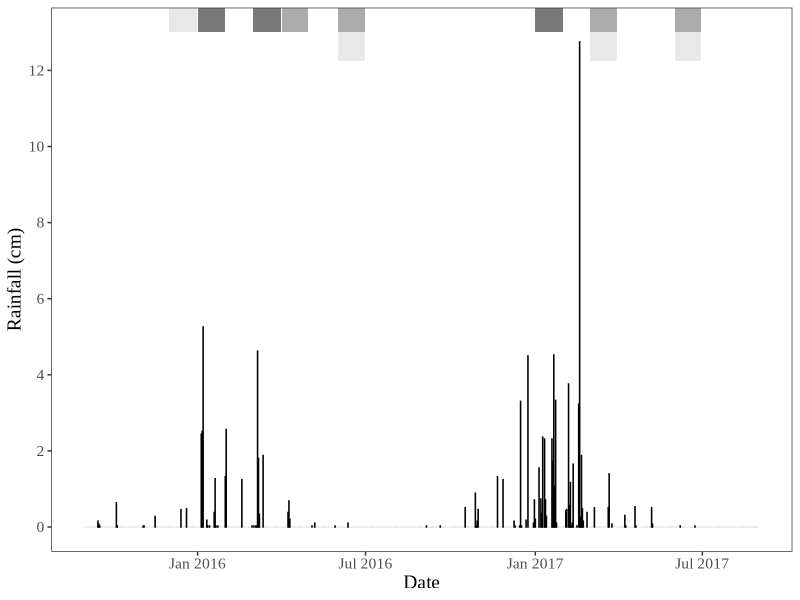
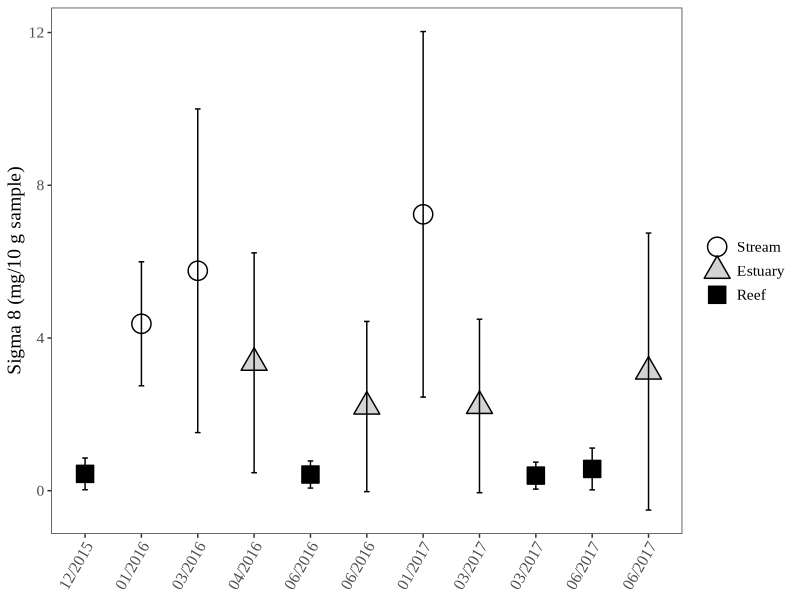
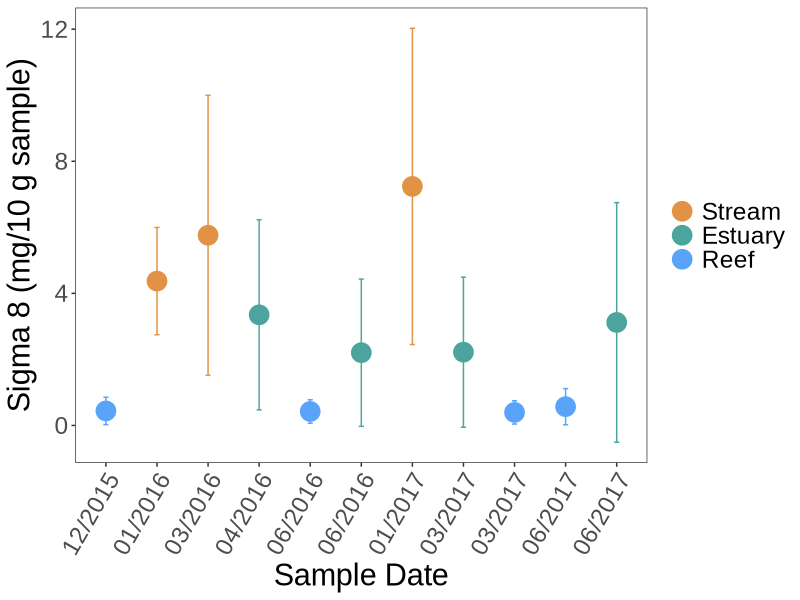
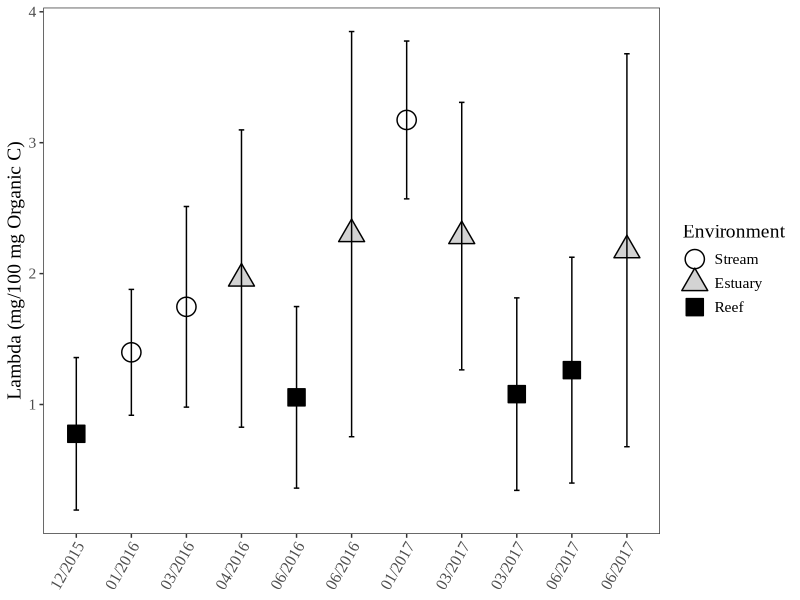
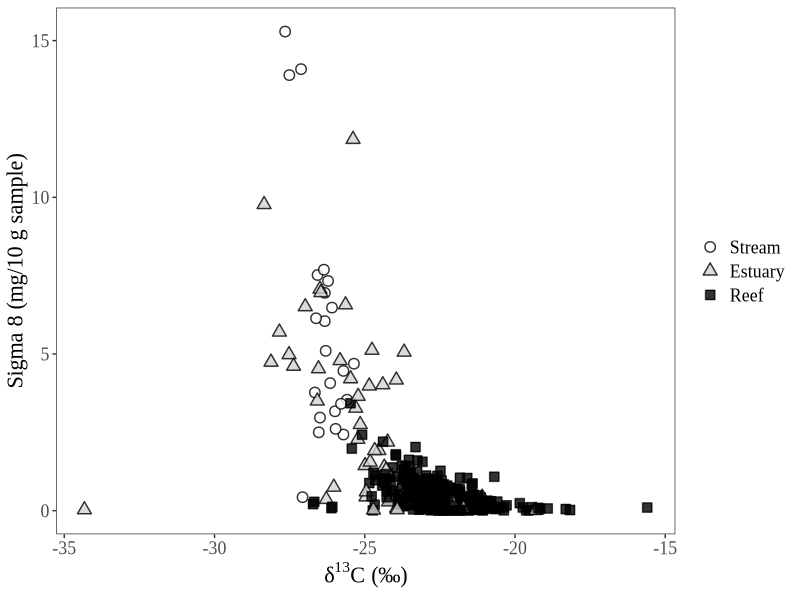

Recreate these plots in R, in order. (Note: this script raises an error after producing the figures.)
## ---- chunk 1
knitr::opts_chunk$set(echo = TRUE)
## ---- chunk 2

# Load packages.
library(tidyverse)
library(lubridate)

# Load datasets.
rain <- read_csv("SBCounty_Gauge234.csv") # Imports necessary data that's been transcribed from the online pdf document into a csv file.

master <- read_csv("RAPID_Master_Datasheet_add_region_streamcode.csv") # Loads the newly updated dataset, as of April 8, 2019. This same dataset is used for the linear mixed effects models.

# In addition, all NDs from Matthieu's original reports are replaced as NAs. For reasoning on why they are not 0s, see either of the other RMarkdown files in this project folder.

# Alright, so the seven outliers I'm removing will be 56, 66, 164, 238, 300, 387, and 389 from the original dataset. For reasoning on these 7, see LMEM Markdown file in this same project.

mastered <- master[ -c(56, 66, 164, 238, 300, 387, 389), ] # Removes outliers from original dataset.

# This dataset has already been QAQCed.

## ---- chunk 3

rain <- rain %>%
  mutate(Rainfall_cm = Rainfall_inches*2.54) %>% # Calculates rainfall in centimeters in a new column.
  mutate(DATE = mdy(Date)) # Transforms date into recognized date format.

rainplot <- ggplot(rain, aes(DATE, Rainfall_cm)) +
  annotate("rect", fill = "gray88", alpha = 0.75, 
        xmin = mdy("12-01-2015"), xmax = mdy("12-31-2015"),
        ymin = 13, ymax = Inf) + # December 2015 - Marine sampling
  annotate("rect", fill = "gray88", alpha = 0.75, 
        xmin = mdy("06-01-2016"), xmax = mdy("06-30-2016"),
        ymin = 12.25, ymax = 13) + # June 2016 - Marine sampling
  annotate("rect", fill = "gray88", alpha = 0.75, 
        xmin = mdy("03-01-2017"), xmax = mdy("03-30-2017"),
        ymin = 12.25, ymax = 13) + # March 2017 - Marine sampling
  annotate("rect", fill = "gray88", alpha = 0.75, 
        xmin = mdy("06-01-2017"), xmax = mdy("06-30-2017"),
        ymin = 12.25, ymax = 13) + # June 2017 - Marine sampling
  annotate("rect", fill = "gray30", alpha = 0.75, 
        xmin = mdy("01-01-2016"), xmax = mdy("01-31-2016"),
        ymin = 13, ymax = Inf) + # Jan 2016 - Stream sampling
  annotate("rect", fill = "gray30", alpha = 0.75, 
        xmin = mdy("03-01-2016"), xmax = mdy("03-31-2016"),
        ymin = 13, ymax = Inf) + # March 2016 - Stream sampling
  annotate("rect", fill = "gray30", alpha = 0.75, 
        xmin = mdy("01-01-2017"), xmax = mdy("01-31-2017"),
        ymin = 13, ymax = Inf) + # Jan 2017 - Stream sampling
  annotate("rect", fill = "gray56", alpha = 0.75, 
        xmin = mdy("04-01-2016"), xmax = mdy("04-30-2016"),
        ymin = 13, ymax = Inf) + # April 2016 - Estuarine sampling
  annotate("rect", fill = "gray56", alpha = 0.75, 
        xmin = mdy("06-01-2016"), xmax = mdy("06-30-2016"),
        ymin = 13, ymax = Inf) + # June 2016 - Estuarine sampling
  annotate("rect", fill = "gray56", alpha = 0.75, 
        xmin = mdy("03-01-2017"), xmax = mdy("03-30-2017"),
        ymin = 13, ymax = Inf) + # March 2017 - EStuarine sampling
  annotate("rect", fill = "gray56", alpha = 0.75, 
        xmin = mdy("06-01-2017"), xmax = mdy("06-30-2017"),
        ymin = 13, ymax = Inf) + # June 2017 - EStuarine sampling
  geom_bar(stat="identity", color="black", width=0.1) +
  theme_bw() +
  ylab("Rainfall (cm)") +
  xlab("Date") +
  scale_y_continuous(breaks=seq(0,14,2)) + # Adds y-axis labels every 2 cm.
  scale_x_date(date_labels = "%b %Y") + # Adds x-axis labels.
  theme_bw() +
  theme(panel.grid.major = element_blank(), panel.grid.minor = element_blank(),panel.background = element_blank()) +
  theme(text=element_text(family="Times New Roman", size=14)) #+
  #ggtitle("Santa Barbara County Precipitation\nWater Years 2015-2017")

rainplot

# Export figure to desktop.

# ggsave(("Figure_2.png"),
#        path = "/Users/heililowman/Desktop/R_figures/Lignin",
#        width = 20,
#        height = 10,
#        units = "cm"
#        )

## ---- chunk 4

# First, we will plot overall Sigma 8 and Lambda values.

Fig3_Stats <- mastered %>% # Takes the original dataset and then ...
  group_by(Group, Environment) %>% # Groups by date and environment and then ...
  summarize(Sig8 = mean(Sigma8, na.rm = TRUE), Sig8sd = sd(Sigma8, na.rm = TRUE), 
            Lam = mean(Lambda, na.rm = TRUE), Lamsd = sd(Lambda, na.rm = TRUE)) %>% # Summarizes and then...
  ungroup() %>% # Ungroups data.
  mutate(Environment = factor(Environment, levels = c( "Stream", "Estuary", "Reef"))) %>% # Relevels.
  mutate(Group = factor(Group, levels = c( "A", "B", "C", "D", "E", "F", "I", "H", "G", "J", "K"))) # Relevel the "Group" column so that it's presented in the best chronological order.

#tiff(filename = "/Users/heililowman/Documents/UC_Santa_Barbara/Research_Lignin/Figures/Manuscript_figure_files/Fig3A.tiff", width=6, height=4, unit="in", res=400) 
fig3a <- ggplot(Fig3_Stats, aes(Group, Sig8, shape=Environment, fill=Environment)) +
  scale_x_discrete(labels = c("12/2015", "01/2016", "03/2016", "04/2016", "06/2016", "06/2016", "01/2017", "03/2017", "03/2017", "06/2017", "06/2017")) +
  geom_point(size = 6,
             stroke = 0.75) + 
  scale_shape_manual(values = c(21, 24, 22)) +
  scale_fill_manual(values = c("white", "lightgrey", "black")) +
  geom_errorbar(data=Fig3_Stats, aes(ymin=Sig8-Sig8sd,ymax=Sig8+Sig8sd), width=0.1) +
  xlab("Sample Date") +
  ylab("Sigma 8 (mg/10 g sample)") + 
  theme_bw() +
  theme(panel.grid.major = element_blank(), panel.grid.minor = element_blank(),panel.background = element_blank()) + # This ensures the whole data grid is boxed in, which looks cleaner in text.
  theme(text=element_text(family="Times New Roman", size=14)) +
  theme(axis.text.x = element_text(angle = 60, hjust = 1)) +
  theme(axis.title.x=element_blank()) +
  theme(legend.title = element_blank())
#dev.off()

fig3a

# Creating the following figure for inclusion in my exit seminar.

fig3a_color <- ggplot(Fig3_Stats, aes(Group, Sig8, color=Environment)) +
  scale_x_discrete(labels = c("12/2015", "01/2016", "03/2016", "04/2016", "06/2016", "06/2016", "01/2017", "03/2017", "03/2017", "06/2017", "06/2017")) +
  geom_point(size = 6,
             stroke = 0.75) + 
  scale_color_manual(values=c("#E29244", "#4CA49E", "#59A3F8"), name = "Sampling Environment") + # Edit the legend and figure colors.
  geom_errorbar(data=Fig3_Stats, aes(ymin=Sig8-Sig8sd,ymax=Sig8+Sig8sd), width=0.1) +
  xlab("Sample Date") +
  ylab("Sigma 8 (mg/10 g sample)") + 
  theme_bw() +
  theme(panel.grid.major = element_blank(), panel.grid.minor = element_blank(),panel.background = element_blank()) + # This ensures the whole data grid is boxed in, which looks cleaner in text.
  theme(text=element_text(family="Arial", size=22)) +
  theme(axis.text.x = element_text(angle = 60, hjust = 1)) +
  theme(legend.title = element_blank())

fig3a_color
# Actually, I'm not sure how much more helpful a figure versus numbers will be so I'm skipping this figure in my presentation.

#tiff(filename = "/Users/heililowman/Documents/UC_Santa_Barbara/Research_Lignin/Figures/Manuscript_figure_files/Fig3B.tiff", width=6, height=4, unit="in", res=400) 
fig3b <- ggplot(Fig3_Stats, aes(Group, Lam, shape=Environment, fill=Environment)) +
  scale_x_discrete(labels = c("12/2015", "01/2016", "03/2016", "04/2016", "06/2016", "06/2016", "01/2017", "03/2017", "03/2017", "06/2017", "06/2017")) +
  geom_point(size = 6,
             stroke = 0.75) + 
  scale_shape_manual(values = c(21, 24, 22)) +
  scale_fill_manual(values = c("white", "lightgrey", "black")) +
  geom_errorbar(data=Fig3_Stats, aes(ymin=Lam-Lamsd,ymax=Lam+Lamsd), width=0.1) +
  xlab("Sample Date") +
  ylab("Lambda (mg/100 mg Organic C)") + 
  theme_bw() +
  theme(panel.grid.major = element_blank(), panel.grid.minor = element_blank(),panel.background = element_blank()) +
  theme(text=element_text(family="Times New Roman", size=14)) +
  theme(axis.text.x = element_text(angle = 60, hjust = 1)) +
  theme(axis.title.x=element_blank())
#dev.off()

fig3b

# Export figure to desktop.

# ggsave(("Figure_3.png"),
#        path = "/Users/heililowman/Desktop/R_figures/Lignin",
#        width = 20,
#        height = 10,
#        units = "cm"
#        )

## ---- chunk 5

# Next, we will plot isotopic data versus Sigma 8 and 3,5-Bd/V values.

# I will remove one egregious outlier - this was not removed during the LMEMs since those models dealt with lignin phenol values only (and had no isotopes as fixed or random effects).

mastered$Environment <- factor(mastered$Environment, levels = c( "Stream", "Estuary", "Reef")) # Relevels.

# Need to keep the outlier in on the light end, because its the same distance from the nearest point as the outlier on the heavier end (and it was included on all of the LMEMs in the other file).

# I have also removed the designation of near/far from stream and just represented all marine sediments as reef sites - this distinction was not important in any of the models I ran, and I feel it doesn't add anything to the visual. Also, this will keep things consistent legend-wise with Figure 3.

#tiff(filename = "/Users/heililowman/Documents/UC_Santa_Barbara/Research_Lignin/Figures/Manuscript_figure_files/Fig4.tiff", width=12, height=6, unit="in", res=400) 
fig4 <- ggplot(mastered, aes (x=d13C, y=Sigma8, shape=Environment, fill=Environment)) +
  geom_point(size=3,
             stroke = 0.75,
             alpha = 0.8) +
  scale_shape_manual(values = c(21, 24, 22)) +
  scale_fill_manual(values = c("white", "lightgrey", "black")) +
  theme_bw() +
  theme(panel.grid.major = element_blank(), panel.grid.minor = element_blank(),panel.background = element_blank()) +
  theme(text=element_text(family="Times New Roman", size=16)) +
  xlab(expression("δ"^{13}*"C (‰)")) + # GAH! It's AMAZING I GOT THE SUPERSCRIPT TO WORK!!!
  ylab("Sigma 8 (mg/10 g sample)") +
  theme(legend.title = element_blank())
#dev.off

fig4

#tiff(filename = "/Users/heililowman/Documents/UC_Santa_Barbara/Research_Lignin/Figures/Manuscript_figure_files/Fig5.tiff", width=10, height=6, unit="in", res=400) 
fig5 <- ggplot(mastered, aes (x=d13C, y=Bd.V, shape=Environment, fill=Environment)) +
  geom_point(size=3,
             stroke = 0.75,
             alpha = 0.8) +
  scale_shape_manual(values = c(21, 24, 22)) +
  scale_fill_manual(values = c("white", "lightgrey", "black")) +
  theme_bw() +
  theme(panel.grid.major = element_blank(), panel.grid.minor = element_blank(),panel.background = element_blank()) +
  theme(text=element_text(family="Times New Roman", size=16)) +
  xlab(expression("δ"^{13}*"C (‰)")) +
  ylab("3,5-Bd / Vanillyl") +
  theme(legend.title = element_blank())
#dev.off

fig5

## ---- chunk 6

# So, this will be a plot of stream S/V and C/V values, but the boxes for source material will need to be added in in Powerpoint.

stream <- mastered %>%
  filter(Environment=="Stream") # Creates dataset of only stream data.

#tiff(filename = "/Users/heililowman/Documents/UC_Santa_Barbara/Research_Lignin/Figures/Manuscript_figure_files/Fig6.tiff", width=8, height=6, unit="in", res=400) 
fig6 <- ggplot(stream, aes (C.V,S.V, shape=Group_2, fill=Group_2)) +
  geom_point(size=6,
             stroke = 0.75,
             alpha = 0.8) +
  scale_shape_manual(values = c(21, 21, 21), labels = c("01/2016", "03/2016", "01/2017")) +
  scale_fill_manual(values = c("white", "lightgrey", "black"), labels = c("01/2016", "03/2016", "01/2017")) + # Need to duplicate labels in both calls so that legend works.
  xlim(0,0.6) +
  ylim(0,4.5) +
  theme_bw() +
  theme(panel.grid.major = element_blank(), panel.grid.minor = element_blank(),panel.background = element_blank()) +
  theme(text=element_text(family="Times New Roman", size=16)) +
  xlab("Cinnamyl / Vanillyl") +
  ylab("Syringyl / Vanillyl") +
  theme(legend.title = element_blank())
#dev.off

fig6

#Making a set of new figures for my exit seminar.

streama <- mastered %>%
  filter(Environment=="Stream") %>% # Creates dataset of only stream data.
  filter(Group=="B") # Selects only January 2016 data.

fig6_colora <- ggplot(streama, aes (C.V,S.V, color=Group_2)) +
  geom_point(size=8,
             stroke = 0.75) +
  scale_color_manual(values = c("#EFC68E"), labels = c("01/2016")) +
  #scale_color_manual(values = c("#E29244"), labels = c("01/2016")) + 
  xlim(0,0.6) +
  ylim(0,4.5) +
  theme_bw() +
  theme(panel.grid.major = element_blank(), panel.grid.minor = element_blank(),panel.background = element_blank()) +
  theme(text=element_text(family="Arial", size=22)) +
  xlab("Cinnamyl / Vanillyl") +
  ylab("Syringyl / Vanillyl") +
  theme(legend.title = element_blank())

#tiff(filename = "/Users/heililowman/Documents/UC_Santa_Barbara/Research_Lignin/Figures/Manuscript_figure_files/Fig6_colora_oak.tiff", width=8, height=6, unit="in", res=400) 
fig6_colora
#dev.off

streamb <- mastered %>%
  filter(Environment=="Stream") %>% # Creates dataset of only stream data.
  filter(Group=="B" | Group=="C") # Selects only 2016 data.

fig6_colorb <- ggplot(streamb, aes (C.V,S.V, color=Group_2)) +
  geom_point(size=8,
             stroke = 0.75) +
  scale_color_manual(values = c("#EFC68E", "#7C9867"), labels = c("01/2016", "03/2016")) +
  #scale_color_manual(values = c("#E29244","#FFAA00"), labels = c("01/2016", "03/2016")) + 
  xlim(0,0.6) +
  ylim(0,4.5) +
  theme_bw() +
  theme(panel.grid.major = element_blank(), panel.grid.minor = element_blank(),panel.background = element_blank()) +
  theme(text=element_text(family="Arial", size=22)) +
  xlab("Cinnamyl / Vanillyl") +
  ylab("Syringyl / Vanillyl") +
  theme(legend.title = element_blank())

#tiff(filename = "/Users/heililowman/Documents/UC_Santa_Barbara/Research_Lignin/Figures/Manuscript_figure_files/Fig6_colorb_oak.tiff", width=8, height=6, unit="in", res=400) 
fig6_colorb
#dev.off

fig6_colorc <- ggplot(stream, aes (C.V,S.V, color=Group_2)) +
  geom_point(size=8,
             stroke = 0.75) +
  scale_color_manual(values = c("#EFC68E", "#7C9867", "#4F5730"), labels = c("01/2016", "03/2016", "01/2017")) +
  #scale_color_manual(values = c("#E29244", "#FFAA00", "#D46F10"), labels = c("01/2016", "03/2016", "01/2017")) +
  xlim(0,0.6) +
  ylim(0,4.5) +
  theme_bw() +
  theme(panel.grid.major = element_blank(), panel.grid.minor = element_blank(),panel.background = element_blank()) +
  theme(text=element_text(family="Arial", size=22)) +
  xlab("Cinnamyl / Vanillyl") +
  ylab("Syringyl / Vanillyl") +
  theme(legend.title = element_blank())

#tiff(filename = "/Users/heililowman/Documents/UC_Santa_Barbara/Research_Lignin/Figures/Manuscript_figure_files/Fig6_colorc_oak.tiff", width=8, height=6, unit="in", res=400) 
fig6_colorc
#dev.off

## ---- chunk 7

# And now to create a similar S/V vs. C/V figure for the marine sample data.

marine <- mastered %>%
  filter(Environment=="Reef") # Creates dataset of only marine data.

fig7a <- ggplot(marine, aes (C.V,S.V, shape=Group, fill=Group)) +
  geom_point(size=6,
             stroke = 0.75,
             alpha = 0.8) +
  scale_shape_manual(values = c(21, 21, 21, 21), labels = c("12/2015", "06/2016", "03/2017", "06/2017")) +
  scale_fill_manual(values = c("white", "lightgrey", "gray30", "black"), labels = c("12/2015", "06/2016", "03/2017", "06/2017")) + # Need to duplicate labels in both calls so that legend works.
  xlim(0,0.25) +
  ylim(0,5.5) +
  theme_bw() +
  theme(panel.grid.major = element_blank(), panel.grid.minor = element_blank(),panel.background = element_blank()) +
  theme(text=element_text(family="Times New Roman", size=16)) +
  xlab("Cinnamyl/Vanillyl") +
  ylab("Syringyl/Vanillyl") +
  theme(legend.title = element_blank())

fig7a

# Due to sheer number of points, let's consolidate by site for each sampling.

m_cvsv <- marine %>% 
  group_by(Site, Group) %>%     
  summarize(meanC.V = mean(C.V, na.rm = TRUE), CVsd = sd(C.V, na.rm = TRUE), meanS.V = mean(S.V, na.rm = TRUE), SVsd = sd(S.V, na.rm = TRUE),) %>%
  ungroup()

#tiff(filename = "/Users/heililowman/Documents/UC_Santa_Barbara/Research_Lignin/Figures/Manuscript_figure_files/Fig7.tiff", width=8, height=6, unit="in", res=400) 
fig7b <- ggplot(m_cvsv, aes (x=meanC.V, y=meanS.V, shape = Group, fill = Group)) +
  geom_point(size=6,
             stroke = 0.75,
             alpha = 0.8) +
  scale_shape_manual(values = c(21, 21, 21, 21), labels = c("12/2015", "06/2016", "03/2017", "06/2017")) +
  scale_fill_manual(values = c("white", "lightgrey", "gray30", "black"), labels = c("12/2015", "06/2016", "03/2017", "06/2017")) +
  #geom_errorbar(data=m_cvsv, aes(ymin=meanS.V-SVsd,ymax=meanS.V+SVsd)) +
  #geom_errorbarh(data=m_cvsv, aes(xmin=meanC.V-CVsd,xmax=meanC.V+CVsd)) +
  xlim(0,0.25) +
  ylim(0,5.5) +
  theme_bw() +
  theme(panel.grid.major = element_blank(), panel.grid.minor = element_blank(),panel.background = element_blank()) +
  theme(text=element_text(family="Times New Roman", size=16)) +
  xlab("Cinnamyl / Vanillyl") +
  ylab("Syringyl / Vanillyl") +
  theme(legend.title = element_blank())
#dev.off

# Did not include error bars because they do not add to the takeaway of the figure, and delineations between groupings are made clear by the results of the LMEMs.

fig7b

# And below I've made some additional colored plots for use in my exit seminar.

m_cvsva <- m_cvsv %>% # Takes the original aggregated dataset.
  filter(Group == "A") # Selects only December 2015 samples.

fig7b_colora <- ggplot(m_cvsva, aes (x=meanC.V, y=meanS.V, color = Group)) +
  geom_point(size=8,
             stroke = 0.75) +
  scale_color_manual(values = c("#3793EC"), labels = c("12/2015")) +
  xlim(0,0.25) +
  ylim(0,5.5) +
  theme_bw() +
  theme(panel.grid.major = element_blank(), panel.grid.minor = element_blank(),panel.background = element_blank()) +
  theme(text=element_text(family="Arial", size=22)) +
  xlab("Cinnamyl / Vanillyl") +
  ylab("Syringyl / Vanillyl") +
  theme(legend.title = element_blank())

#tiff(filename = "/Users/heililowman/Documents/UC_Santa_Barbara/Research_Lignin/Figures/Manuscript_figure_files/Fig7b_colora_lake.tiff", width=8, height=6, unit="in", res=400) 
fig7b_colora
#dev.off

m_cvsvb <- m_cvsv %>% # Takes the original aggregated dataset.
  filter(Group == "A" | Group == "E") # Selects only December 2015 and June 2016 samples.

fig7b_colorb <- ggplot(m_cvsvb, aes (x=meanC.V, y=meanS.V, color = Group)) +
  geom_point(size=8,
             stroke = 0.75) +
  scale_color_manual(values = c("#3793EC", "#7AC9B7"), labels = c("12/2015", "06/2016")) +
  xlim(0,0.25) +
  ylim(0,5.5) +
  theme_bw() +
  theme(panel.grid.major = element_blank(), panel.grid.minor = element_blank(),panel.background = element_blank()) +
  theme(text=element_text(family="Arial", size=22)) +
  xlab("Cinnamyl / Vanillyl") +
  ylab("Syringyl / Vanillyl") +
  theme(legend.title = element_blank())

#tiff(filename = "/Users/heililowman/Documents/UC_Santa_Barbara/Research_Lignin/Figures/Manuscript_figure_files/Fig7b_colorb_lake.tiff", width=8, height=6, unit="in", res=400) 
fig7b_colorb
#dev.off

m_cvsvbb <- m_cvsv %>% # Takes the original aggregated dataset.
  filter(Group == "A" | Group == "E" | Group == "G") # Selects only December 2015 and June 2016 samples.

fig7b_colorbb <- ggplot(m_cvsvbb, aes (x=meanC.V, y=meanS.V, color = Group)) +
  geom_point(size=8,
             stroke = 0.75) +
  scale_color_manual(values = c("#3793EC", "#7AC9B7", "#6CA184"), labels = c("12/2015", "06/2016", "03/2017")) +
  xlim(0,0.25) +
  ylim(0,5.5) +
  theme_bw() +
  theme(panel.grid.major = element_blank(), panel.grid.minor = element_blank(),panel.background = element_blank()) +
  theme(text=element_text(family="Arial", size=22)) +
  xlab("Cinnamyl / Vanillyl") +
  ylab("Syringyl / Vanillyl") +
  theme(legend.title = element_blank())

#tiff(filename = "/Users/heililowman/Documents/UC_Santa_Barbara/Research_Lignin/Figures/Manuscript_figure_files/Fig7b_colorbb_lake.tiff", width=8, height=6, unit="in", res=400) 
fig7b_colorbb
#dev.off

fig7b_colorc <- ggplot(m_cvsv, aes (x=meanC.V, y=meanS.V, color = Group)) +
  geom_point(size=8,
             stroke = 0.75) +
  scale_color_manual(values = c("#3793EC", "#7AC9B7", "#6CA184", "#2A3927"), labels = c("12/2015", "06/2016", "03/2017", "06/2017")) +
  #scale_color_manual(values = c("#69B9FA", "#59A3F8", "#5A7ECB", "#6B6D9F"), labels = c("12/2015", "06/2016", "03/2017", "06/2017")) +
  xlim(0,0.25) +
  ylim(0,5.5) +
  theme_bw() +
  theme(panel.grid.major = element_blank(), panel.grid.minor = element_blank(),panel.background = element_blank()) +
  theme(text=element_text(family="Arial", size=22)) +
  xlab("Cinnamyl / Vanillyl") +
  ylab("Syringyl / Vanillyl") +
  theme(legend.title = element_blank())

#tiff(filename = "/Users/heililowman/Documents/UC_Santa_Barbara/Research_Lignin/Figures/Manuscript_figure_files/Fig7b_colorc_lake.tiff", width=8, height=6, unit="in", res=400) 
fig7b_colorc
#dev.off

## ---- chunk 8

# Similar to Figure 6, this figure will plot degradation parameters for stream data only.

#tiff(filename = "/Users/heililowman/Documents/UC_Santa_Barbara/Research_Lignin/Figures/Manuscript_figure_files/Fig8.tiff", width=8, height=6, unit="in", res=400) 
fig8 <- ggplot(stream, aes (Bd.V,P..V.S., shape=Group_2, fill=Group_2)) +
  geom_point(size=6,
             stroke = 0.75,
             alpha = 0.8) +
  scale_shape_manual(values = c(21, 21, 21), labels = c("01/2016", "03/2016", "01/2017")) +
  scale_fill_manual(values = c("white", "lightgrey", "black"), labels = c("01/2016", "03/2016", "01/2017")) +
  xlim(0,0.4) +
  ylim(0,0.4) +
  theme_bw() +
  theme(panel.grid.major = element_blank(), panel.grid.minor = element_blank(),panel.background = element_blank()) +
  theme(text=element_text(family="Times New Roman", size=16)) +
  xlab("3,5-Bd / Vanillyl") +
  ylab("P-hydroxyl / (Vanillyl + Syringyl)") +
  theme(legend.title = element_blank())
#dev.off

fig8

## ---- chunk 9

# And finally, the code for the P/V+S vs. 3,5-Bd/V values for marine sites.

fig9a <- ggplot(marine, aes (Bd.V,P..V.S., shape=Group, fill=Group)) +
  geom_point(size=6,
             stroke = 0.75,
             alpha = 0.8) +
  scale_shape_manual(values = c(21, 21, 21, 21), labels = c("12/2015", "06/2016", "03/2017", "06/2017")) +
  scale_fill_manual(values = c("white", "lightgrey", "gray30", "black"), labels = c("12/2015", "06/2016", "03/2017", "06/2017")) +
  xlim(0,2) +
  ylim(0,1) +
  theme_bw() +
  theme(panel.grid.major = element_blank(), panel.grid.minor = element_blank(),panel.background = element_blank()) +
  theme(text=element_text(family="Times New Roman", size=16)) +
  xlab("3,5Bd / Vanillyl") +
  ylab("P-hydroxyl / (Vanillyl + Syringyl)") +
  theme(legend.title = element_blank())

fig9a

# Going to aggregate values again as we did in Figure 7.

m_bdvpvs <- marine %>% 
  group_by(Site, Group) %>%     
  summarize(meanBdV = mean(Bd.V, na.rm = TRUE), BdVsd = sd(Bd.V, na.rm = TRUE), meanPVS = mean(P..V.S., na.rm = TRUE), PVSsd = sd(P..V.S., na.rm = TRUE),) %>%
  ungroup()

#tiff(filename = "/Users/heililowman/Documents/UC_Santa_Barbara/Research_Lignin/Figures/Manuscript_figure_files/Fig9.tiff", width=8, height=6, unit="in", res=400) 
fig9b <- ggplot(m_bdvpvs, aes (x=meanBdV, y=meanPVS, shape = Group, fill = Group)) +
  geom_point(size=6,
             stroke = 0.75,
             alpha = 0.8) +
  scale_shape_manual(values = c(21, 21, 21, 21), labels = c("12/2015", "06/2016", "03/2017", "06/2017")) +
  scale_fill_manual(values = c("white", "lightgrey", "gray30", "black"), labels = c("12/2015", "06/2016", "03/2017", "06/2017")) +
  xlim(0,2) +
  ylim(0,1) +
  theme_bw() +
  theme(panel.grid.major = element_blank(), panel.grid.minor = element_blank(),panel.background = element_blank()) +
  theme(text=element_text(family="Times New Roman", size=16)) +
  xlab("3,5Bd / Vanillyl") +
  ylab("P-hydroxyl / (Vanillyl + Syringyl)") +
  theme(legend.title = element_blank())
#dev.off

fig9b
